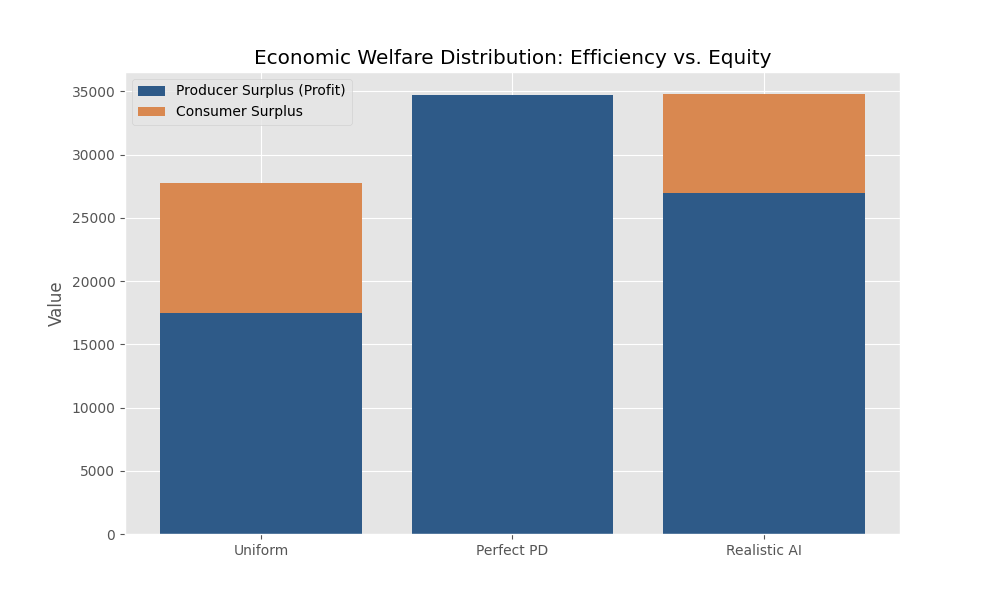

This chart was generated by the following Python code:
import numpy as np
import pandas as pd
import matplotlib.pyplot as plt
import os

# 确保脚本在当前目录下运行
print("正在启动经济模型模拟程序...")

# 设置随机种子保证结果可复现
np.random.seed(42)

# 1. 模拟 1000 名消费者的支付意愿 (WTP)
num_consumers = 1000
wtp = np.random.uniform(10, 100, num_consumers)
marginal_cost = 20  # 边际成本

# 2. 场景一：统一定价 (Uniform Pricing)
possible_prices = np.linspace(10, 100, 100)
profits = [(p - marginal_cost) * np.sum(wtp >= p) for p in possible_prices]
optimal_uniform_price = possible_prices[np.argmax(profits)]

uniform_profit = np.max(profits)
uniform_cs = np.sum(wtp[wtp >= optimal_uniform_price] - optimal_uniform_price)
uniform_dwl = np.sum(wtp[(wtp >= marginal_cost) & (wtp < optimal_uniform_price)] - marginal_cost)

# 3. 场景二：完美个性化定价 (Perfect PP)
perfect_pp_profit = np.sum(wtp[wtp >= marginal_cost] - marginal_cost)
perfect_pp_cs = 0 
perfect_pp_dwl = 0 

# 4. 场景三：现实算法定价 (Realistic AI Pricing)
algorithm_efficiency = 0.85
biased_price = np.where(wtp >= marginal_cost, wtp * algorithm_efficiency, 0) 
imperfect_profit = np.sum(np.maximum(0, biased_price - marginal_cost))
imperfect_cs = np.sum(np.maximum(0, wtp[wtp >= marginal_cost] - biased_price[wtp >= marginal_cost]))

# 5. 打印结果到终端 (确保即使没图也能看到数据)
data = {
    "Scenario": ["Uniform", "Perfect PP", "Realistic AI"],
    "Producer_Surplus": [uniform_profit, perfect_pp_profit, imperfect_profit],
    "Consumer_Surplus": [uniform_cs, perfect_pp_cs, imperfect_cs],
    "Total_Welfare": [uniform_profit + uniform_cs, perfect_pp_profit + perfect_pp_cs, imperfect_profit + imperfect_cs]
}

df = pd.DataFrame(data)
print("\n" + "="*50)
print("经济模型模拟结果对比 (用于论文引用)")
print("="*50)
print(df.to_string(index=False))
print("="*50)

# 自动保存数据到 CSV
df.to_csv("simulation_results.csv", index=False)
print("数据已保存至: simulation_results.csv")

# 6. 绘图
try:
    plt.style.use('ggplot')
    plt.figure(figsize=(10, 6))

    labels = ['Uniform', 'Perfect PD', 'Realistic AI']
    profits_list = [uniform_profit, perfect_pp_profit, imperfect_profit]
    cs_list = [uniform_cs, perfect_pp_cs, imperfect_cs]

    plt.bar(labels, profits_list, label='Producer Surplus (Profit)', color='#2E5A88')
    plt.bar(labels, cs_list, bottom=profits_list, label='Consumer Surplus', color='#D98850')

    plt.title('Economic Welfare Distribution: Efficiency vs. Equity')
    plt.ylabel('Value')
    plt.legend()

    # 自动保存图表
    plt.savefig("welfare_distribution.png", dpi=300)
    print("图表已自动保存为: welfare_distribution.png")
    
    # 尝试显示
    print("正在尝试弹出图表窗口...")
    plt.show()
except Exception as e:
    print(f"绘图显示遇到一点小问题 (可能是环境缺少UI支持)，但图片已保存。错误信息: {e}")

print("\n程序运行完毕！")
